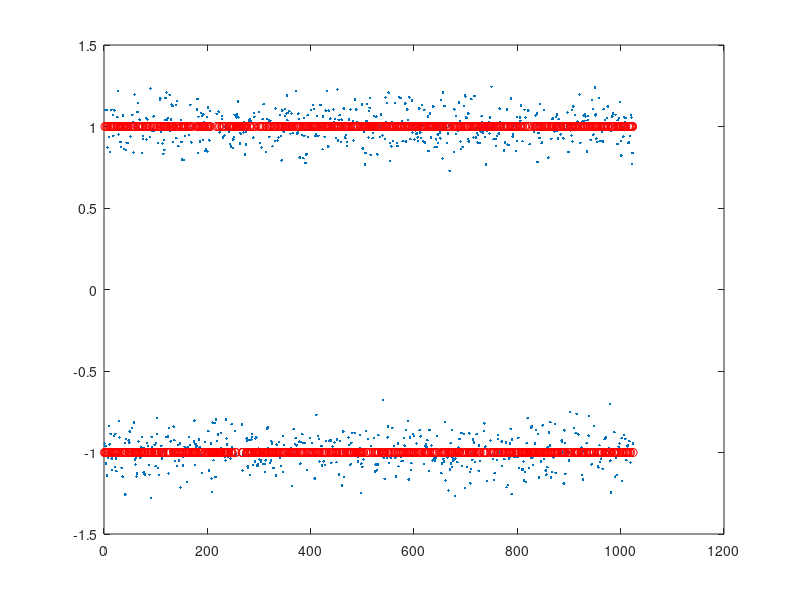

The MATLAB source for this figure:
%% Setup: Create Bits and Add Noise (bit_detect_example.m)
echo on

% Create bits
actual_bits = randint(1024,1);

% Convert to bipolar voltages {+1, -1}
noiseless_volts = 1-2*actual_bits;

% Generate and add noisse
noise = 0.1*randn(size(noiseless_volts));
recvd_volts = noiseless_volts + noise;  % Std dev=0.1;
plot(recvd_volts, '.' );

%% Detection
detections = sign(recvd_volts);    % Outputs {+1,-1}
hold on; plot( detections, 'ro' ); hold off;

% Convert to bits
detections = -0.5*detections + 0.5;  % convert to bits: {0,1}

%% Calculate performance:
bit_error_rate = sum( detections ~= actual_bits ) / length(detections)

%% A slightly different BER calculation:
bit_error2 = mean(detections ~= actual_bits)
